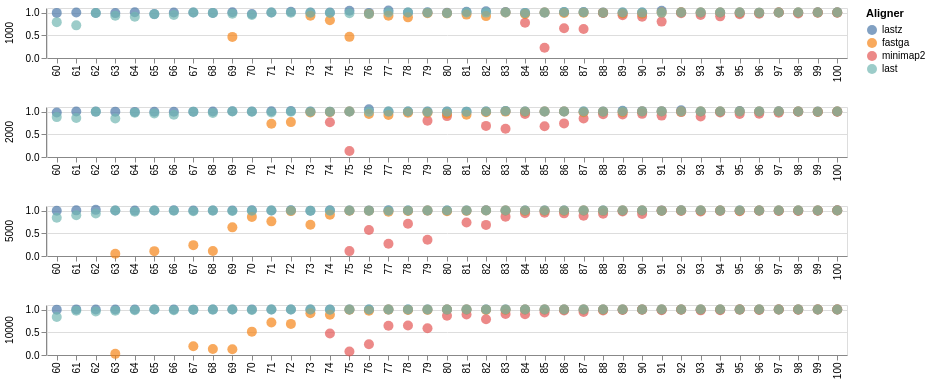

Notebook source saved alongside this figure:
### Code cell
alt.Chart(data).mark_circle(size=100).encode(
    x=alt.X('identity:O').axis(title=None),#, sort=sorted_apple),
    y=alt.Y('coverage:Q').axis(title=None),
    color=alt.Color('aligner:N',sort=['lastz','fastga','minimap2','last'],title='Aligner'),
    row=alt.Row('length:N',title=None),
    #column='divergence:O'
).properties(
    width=800,  # Set width of the chart
    height=50,  # Set height of the chart,
).resolve_scale(
    x='independent'  # Make x-axis independent across columns
)

### Figure 1 — Vega-Lite specification as saved in the notebook (floating-point values rounded to 4 significant figures; data arrays with more than 128 entries replaced by an {"elided": "..."} marker saying what was removed)
{"config": {"view": {"continuousWidth": 300, "continuousHeight": 300}}, "data": {"name": "data-327a7657022f2816e1f3c24becacbd50"}, "mark": {"type": "circle", "size": 100}, "encoding": {"color": {"field": "aligner", "sort": ["lastz", "fastga", "minimap2", "last"], "title": "Aligner", "type": "nominal"}, "row": {"field": "length", "title": null, "type": "nominal"}, "x": {"axis": {"title": null}, "field": "identity", "type": "ordinal"}, "y": {"axis": {"title": null}, "field": "coverage", "type": "quantitative"}}, "height": 50, "resolve": {"scale": {"x": "independent"}}, "width": 800, "$schema": "https://vega.github.io/schema/vega-lite/v5.20.1.json", "datasets": {"data-327a7657022f2816e1f3c24becacbd50": {"elided": "550 records"}}}
